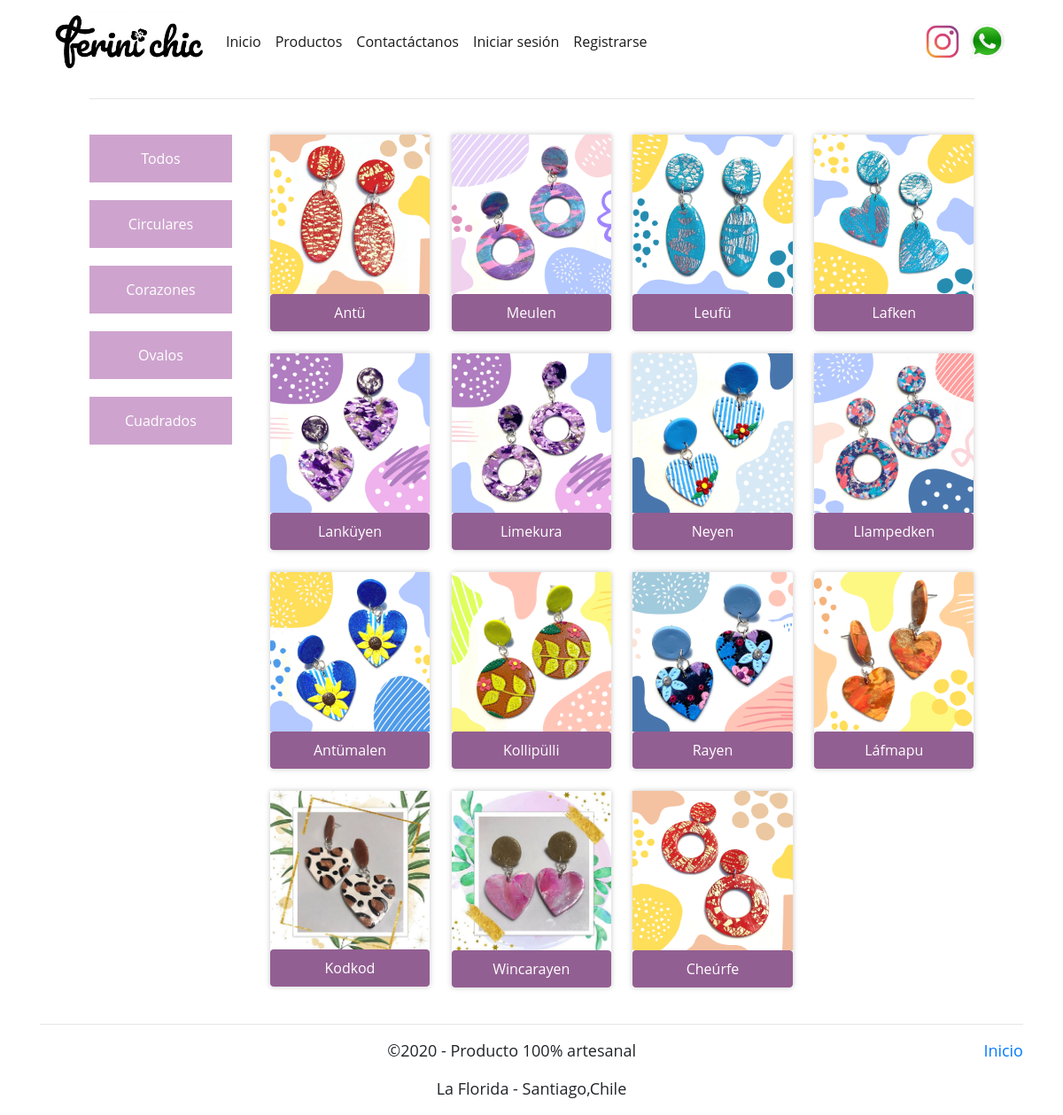
/aros, run on the app's committed database.
### core/models.py (models this page shows, shortened)
class TipoAro (models.Model):
    nombreT= models.CharField(max_length=50)
    def __str__(self):
        return self.nombreT

class Aro (models.Model):
    nombre= models.CharField(max_length=90)
    color= models.CharField(max_length=30)
    tamaño= models.IntegerField()
    stock= models.IntegerField()
    tipoPin= models.CharField(max_length=20)
    tipoforma= models.ForeignKey(TipoAro, on_delete=models.CASCADE)
    imagen = models.ImageField(null=True, blank =True)

### core/views.py (the view)
# urls.py: path('aros', aros, name ="aros"),
def aros(request):
    data={
        'tipoAros':TipoAro.objects.all(),
        'aritos':Aro.objects.all()
    }
    return render(request,'core/aros.html',data)

### core/templates/core/aros.html (shortened to what this page needs)
{% extends 'core/baseEstructura.html' %}
{% load static %}
{%block css%}
  <link rel="stylesheet" type="text/css" href="{% static 'core/css/estiloProductos.css'%}">
{%endblock%}
{% block contenido %}
  <div class="wrap">
    <hr class="featurette-divider">
    <br>
    <div class="store-wrapper">
      <div class="category_list">
        <a href="#" class="category_item" category="all">Todos</a>
        {%for t in tipoAros%}
        <a href="#" class="category_item" category="{{t.nombreT}}">{{ t.nombreT }}</a>
        {% endfor %}
      </div>
      <section class="products-list">
        {%for a in aritos%}
          <div class="product-item" category="{{a.tipoforma}}">
            <img src="{{a.imagen.url}}" alt="" >
            <a class="btn" data-toggle="collapse" href="#collapseExample" role="button" aria-expanded="false" aria-controls="collapseExample">
              {{a.nombre}}
            </a>
          </div>
        {%endfor%}
      </section>
    </div>
  </div>
{%endblock%}

### core/static/core/css/estiloProductos.css (style rules this page uses)
* { margin: 0px; padding: 0px; }
body { font-family: 'Open Sans', sans-serif; }
.wrap { max-width: 1100px; width: 90%; margin: auto; }
.store-wrapper { display: flex; flex-wrap: wrap; }
.category_list { display: flex; flex-direction: column; width: 18%; }
.category_list .category_item { display: block; width: 90%; padding: 15px 0; margin-bottom: 20px; background: #cea4ce; text-align: center; text-decoration: none; color: #ffffff; }
.products-list { width: 82%; display: flex; flex-wrap: wrap; }
.products-list .product-item { width: 22%; margin-left: 3%; margin-bottom: 25px; box-shadow: 0px 0px 6px 0px rgba(0,0,0,0.22); display: flex; flex-direction: column; align-items: center; align-self: flex-start; transition: all .4s; }
.products-list .product-item img { width: 100%; }
.products-list .product-item a { display: block; width: 100%; padding: 8px 0; background: #925f92; color: #ffffff; text-align: center; text-decoration: none; }

### data on the page
TipoAro: nombreT "Circulares"
TipoAro: nombreT "Corazones"
TipoAro: nombreT "Ovalos"
TipoAro: nombreT "Cuadrados"
Aro: imagen (picture), nombre "Antü"
Aro: imagen (picture), nombre "Meulen"
Aro: imagen (picture), nombre "Leufü"
Aro: imagen (picture), nombre "Lafken"
Aro: imagen (picture), nombre "Lanküyen"
Aro: imagen (picture), nombre "Limekura"
Aro: imagen (picture), nombre "Neyen"
Aro: imagen (picture), nombre "Llampedken"
Aro: imagen (picture), nombre "Antümalen"
Aro: imagen (picture), nombre "Kollipülli"
Aro: imagen (picture), nombre "Rayen"
Aro: imagen (picture), nombre "Láfmapu"
Aro: imagen (picture), nombre "Kodkod"
Aro: imagen (picture), nombre "Wincarayen"
Aro: imagen (picture), nombre "Cheúrfe"
